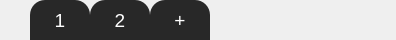
             <widget class="QWidget" name="scrollAreaWidgetContents_4">
              <property name="geometry">
               <rect>
                <x>0</x>
                <y>0</y>
                <width>396</width>
                <height>40</height>
               </rect>
              </property>
              <property name="sizePolicy">
               <sizepolicy hsizetype="Expanding" vsizetype="Minimum">
                <horstretch>1</horstretch>
                <verstretch>0</verstretch>
               </sizepolicy>
              </property>
              <property name="minimumSize">
               <size>
                <width>0</width>
                <height>40</height>
               </size>
              </property>
              <property name="maximumSize">
               <size>
                <width>16777215</width>
                <height>40</height>
               </size>
              </property>
              <property name="styleSheet">
               <string notr="true"/>
              </property>
              <layout class="QHBoxLayout" name="horizontalLayout_6">
               <property name="spacing">
                <number>0</number>
               </property>
               <property name="leftMargin">
                <number>30</number>
               </property>
               <property name="topMargin">
                <number>0</number>
               </property>
               <property name="rightMargin">
                <number>30</number>
               </property>
               <property name="bottomMargin">
                <number>0</number>
               </property>
               <item>
                <spacer name="horizontalSpacer_12">
                 <property name="orientation">
                  <enum>Qt::Orientation::Horizontal</enum>
                 </property>
                 <property name="sizeType">
                  <enum>QSizePolicy::Policy::Minimum</enum>
                 </property>
                 <property name="sizeHint" stdset="0">
                  <size>
                   <width>0</width>
                   <height>20</height>
                  </size>
                 </property>
                </spacer>
               </item>
               <item>
                <widget class="QPushButton" name="pushButton_4">
                 <property name="sizePolicy">
                  <sizepolicy hsizetype="Minimum" vsizetype="Minimum">
                   <horstretch>0</horstretch>
                   <verstretch>0</verstretch>
                  </sizepolicy>
                 </property>
                 <property name="minimumSize">
                  <size>
                   <width>60</width>
                   <height>40</height>
                  </size>
                 </property>
                 <property name="maximumSize">
                  <size>
                   <width>60</width>
                   <height>40</height>
                  </size>
                 </property>
                 <property name="font">
                  <font>
                   <pointsize>14</pointsize>
                  </font>
                 </property>
                 <property name="styleSheet">
                  <string notr="true">QPushButton {background-color: rgb(40,40,40);
                            border-top-right-radius: 15px;
                            border-top-left-radius: 15px;
                            color: white;}
                            QPushButton:hover {background-color: rgb(60,60,60);}
                            QPushButton:pressed {background-color: rgb(30,30,30);}</string>
                 </property>
                 <property name="text">
                  <string>1</string>
                 </property>
                </widget>
               </item>
               <item>
                <widget class="QPushButton" name="pushButton_17">
                 <property name="sizePolicy">
                  <sizepolicy hsizetype="Minimum" vsizetype="Minimum">
                   <horstretch>0</horstretch>
                   <verstretch>0</verstretch>
                  </sizepolicy>
                 </property>
                 <property name="minimumSize">
                  <size>
                   <width>60</width>
                   <height>40</height>
                  </size>
                 </property>
                 <property name="maximumSize">
                  <size>
                   <width>60</width>
                   <height>40</height>
                  </size>
                 </property>
                 <property name="font">
                  <font>
                   <pointsize>14</pointsize>
                  </font>
                 </property>
                 <property name="styleSheet">
                  <string notr="true">QPushButton {background-color: rgb(40,40,40);
                            border-top-right-radius: 15px;
                            border-top-left-radius: 15px;
                            color: white;}
                            QPushButton:hover {background-color: rgb(60,60,60);}
                            QPushButton:pressed {background-color: rgb(30,30,30);}</string>
                 </property>
                 <property name="text">
                  <string>2</string>
                 </property>
                </widget>
               </item>
               <item>
                <widget class="QPushButton" name="pushButton_5">
                 <property name="sizePolicy">
                  <sizepolicy hsizetype="Minimum" vsizetype="Minimum">
                   <horstretch>0</horstretch>
                   <verstretch>0</verstretch>
                  </sizepolicy>
                 </property>
                 <property name="minimumSize">
                  <size>
                   <width>60</width>
                   <height>40</height>
                  </size>
                 </property>
                 <property name="maximumSize">
                  <size>
                   <width>60</width>
                   <height>40</height>
                  </size>
                 </property>
                 <property name="font">
                  <font>
                   <pointsize>14</pointsize>
                  </font>
                 </property>
                 <property name="styleSheet">
                  <string notr="true">QPushButton {background-color: rgb(40,40,40);
                            border-top-right-radius: 15px;
                            border-top-left-radius: 15px;
                            color: white;}
                            QPushButton:hover {background-color: rgb(60,60,60);}
                            QPushButton:pressed {background-color: rgb(30,30,30);}</string>
                 </property>
                 <property name="text">
                  <string>+</string>
                 </property>
                </widget>
               </item>
               <item>
                <spacer name="horizontalSpacer_23">
                 <property name="orientation">
                  <enum>Qt::Orientation::Horizontal</enum>
                 </property>
                 <property name="sizeHint" stdset="0">
                  <size>
                   <width>40</width>
                   <height>20</height>
                  </size>
                 </property>
                </spacer>
               </item>
              </layout>
             </widget>
